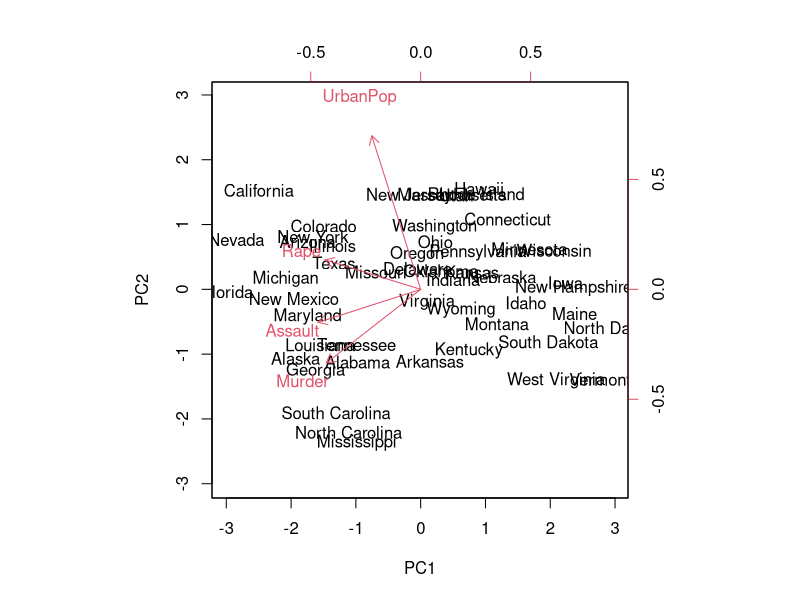
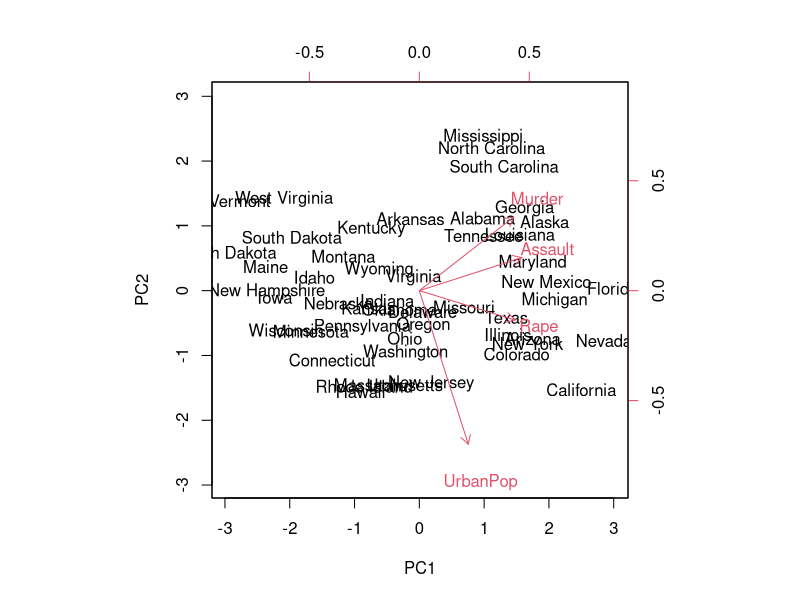
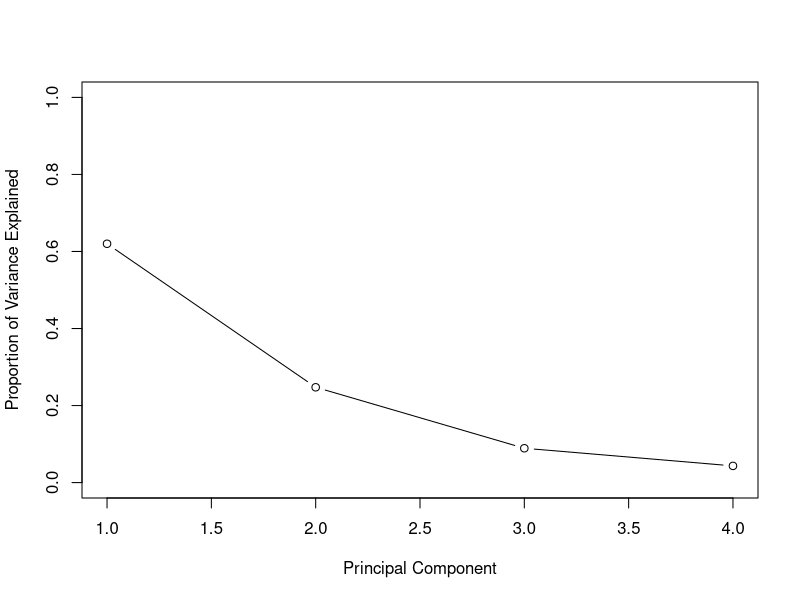
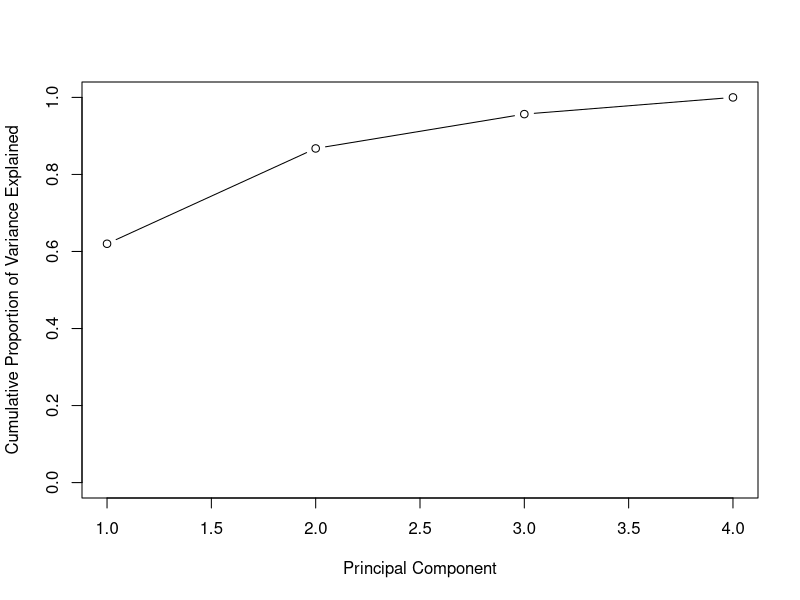

These charts were generated, in order, by the following R code:
states = rownames(USArrests)
vars = colnames(USArrests)

apply(USArrests, 2, mean)
# Murder  Assault UrbanPop     Rape 
# 7.788  170.760   65.540   21.232 

apply(USArrests, 2, var)
# Murder    Assault   UrbanPop       Rape
# 18.97047 6945.16571  209.51878   87.72916

pr.out = prcomp(USArrests, scale=TRUE)
names(pr.out)
# "sdev"     "rotation" "center"   "scale"    "x"  

pr.out$center
# Murder  Assault UrbanPop     Rape 
# 7.788  170.760   65.540   21.232 

(pr.out$scale)^2
# Murder    Assault   UrbanPop       Rape 
# 18.97047 6945.16571  209.51878   87.72916

pr.out$rotation
#           PC1        PC2        PC3         PC4
# Murder   -0.5358995  0.4181809 -0.3412327  0.64922780
# Assault  -0.5831836  0.1879856 -0.2681484 -0.74340748
# UrbanPop -0.2781909 -0.8728062 -0.3780158  0.13387773
# Rape     -0.5434321 -0.1673186  0.8177779  0.08902432

dim(pr.out$x)
# [1] 50  4

biplot(pr.out, scale=0)

pr.out$rotation = -pr.out$rotation
pr.out$x = -pr.out$x
biplot(pr.out, scale=0)

pr.out$sdev
# [1] 1.5748783 0.9948694 0.5971291 0.4164494

pr.var = (pr.out$sdev)^2
pr.var
# [1] 2.4802416 0.9897652 0.3565632 0.1734301

pve = pr.var/sum(pr.var)
pve
# [1] 0.62006039 0.24744129 0.08914080 0.04335752

plot(pve, type='b', ylim=c(0, 1), xlab='Principal Component', ylab='Proportion of Variance Explained')
plot(cumsum(pve), type='b', ylim=c(0, 1), xlab='Principal Component', ylab='Cumulative Proportion of Variance Explained')

